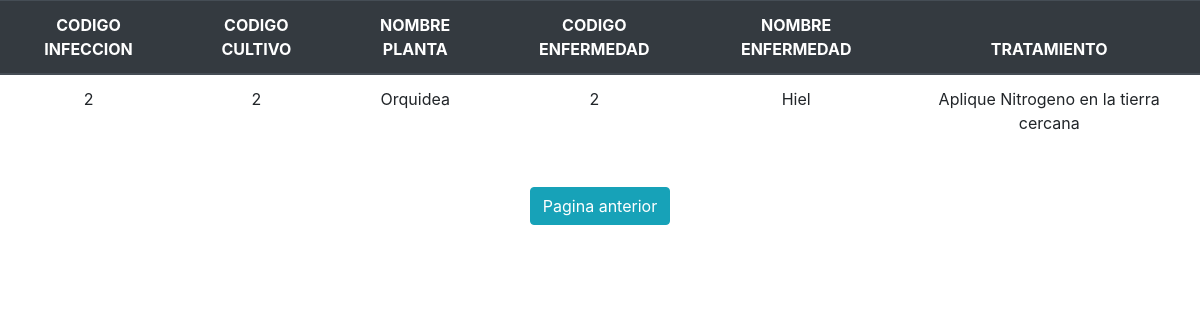
Page /Consulta/infeccion_cultivo.php on the committed database.
### tables this page shows
CREATE TABLE IF NOT EXISTS `infeccion` (
  `codigo_infeccion` int(11) NOT NULL AUTO_INCREMENT,
  `codigo_cultivo` int(11) NOT NULL,
  `codigo_enfermedad` int(11) NOT NULL,
  `eliminar` int(11) NOT NULL DEFAULT '0',
  PRIMARY KEY (`codigo_infeccion`)
);

CREATE TABLE IF NOT EXISTS `planta` (
  `codigo_planta` int(11) NOT NULL AUTO_INCREMENT,
  `nombre` varchar(25) NOT NULL,
  `genero` varchar(25) NOT NULL,
  `familia` varchar(25) NOT NULL,
  `tipo_planta` varchar(25) NOT NULL,
  `cantidad_semilla` int(11) NOT NULL DEFAULT '0',
  `cantidad_flor` int(11) NOT NULL DEFAULT '0',
  `precio_venta` int(11) NOT NULL DEFAULT '0',
  `eliminar` int(11) NOT NULL DEFAULT '0',
  PRIMARY KEY (`codigo_planta`)
);

CREATE TABLE IF NOT EXISTS `enfermedad` (
  `codigo_enfermedad` int(11) NOT NULL AUTO_INCREMENT,
  `nombre_enfermedad` varchar(25) NOT NULL,
  `tratamiento` varchar(255) NOT NULL,
  `eliminar` int(11) NOT NULL DEFAULT '0',
  PRIMARY KEY (`codigo_enfermedad`)
);

### Consulta/infeccion_cultivo.php (the view, shortened to what this page needs)
<!DOCTYPE html>
<html>
<head>
                <link rel="stylesheet" href="../css/bootstrap.min.css">
</head>
<body>
    <div>
                    <table align="center" class="table">
                        <thead class="thead-dark">
                            <tr>
                                <th class="thead-dark" scope="col"><center>CODIGO INFECCION</center></th>
                                <th class="thead-dark" scope="col"><center>CODIGO CULTIVO</center></th>
                                <th class="thead-dark" scope="col"><center>NOMBRE PLANTA</center></th>
                                <th class="thead-dark" scope="col"><center>CODIGO ENFERMEDAD</center></th>
                                <th class="thead-dark" scope="col"><center>NOMBRE ENFERMEDAD</center></th>
                                <th class="thead-dark" scope="col"><center>TRATAMIENTO</center></th>
                            </tr>
                            </thead>
			<?php
				require('../conexion.php');
				$sql="SELECT codigo_infeccion, infeccion.codigo_cultivo,planta.nombre,infeccion.codigo_enfermedad,nombre_enfermedad,tratamiento FROM infeccion INNER JOIN cultivo ON infeccion.codigo_cultivo = cultivo.codigo_cultivo INNER JOIN enfermedad ON infeccion.codigo_enfermedad=enfermedad.codigo_enfermedad INNER JOIN planta ON cultivo.codigo_planta = planta.codigo_planta WHERE (muerte = 0 AND termino = 0) AND infeccion.eliminar=0 AND enfermedad.eliminar=0 AND planta.eliminar=0";
				$resultado= mysqli_query($link,$sql);
				while($extraido=mysqli_fetch_array($resultado))
				{
					echo "<tr align='center'><td>".$extraido['codigo_infeccion']."</td>";
					echo "<td>".$extraido['codigo_cultivo']."</td>";
					echo "<td>".$extraido['nombre']."</td>";
					echo "<td>".$extraido['codigo_enfermedad']."</td>";
					echo "<td>".$extraido['nombre_enfermedad']."</td>";
					echo "<td>".$extraido['tratamiento']."</td></tr>";
				}
			?>
	</table>
                <center> <table align="center">
                <BR>
                <tr>
                    <p><button class="btn btn-info" onclick=location.href='../index.php'>Pagina anterior</button></p>
                </tr>
                </table>
                </center>
                </div>
</body>
</html>

### rows in the picture
infeccion: codigo_infeccion "2", codigo_cultivo "2", planta.nombre "Orquidea", codigo_enfermedad "2", enfermedad.nombre_enfermedad "Hiel", enfermedad.tratamiento "Aplique Nitrogeno en la tierra cercana"
